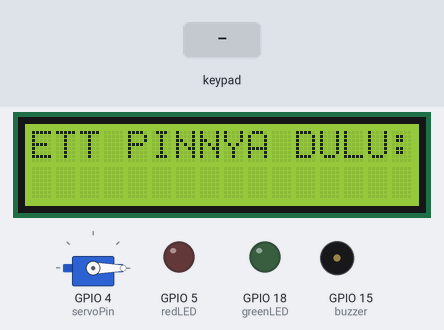
Recording of a sketch running on a simulated ESP32. Parts: 16×2 character LCD, servo, output pins drawn as LEDs (lit = HIGH), buzzer (waves = sounding). The test bench sets the inputs (shaded band).

Above: at 1.2 s.
1.3 s: key '#' pressed
At 3.0 s:
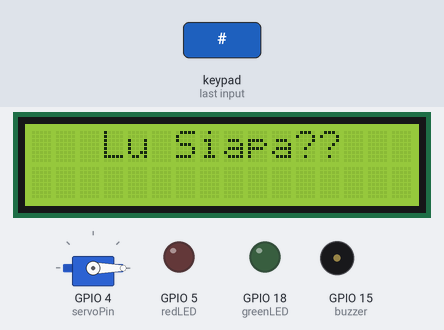
4.3 s: keypad keys 2 1 2 1 # pressed 0.4 s apart
At 6.6 s:
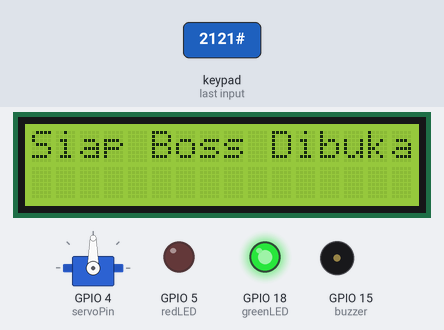
9.3 s: key 'A' pressed
At 11.9 s:
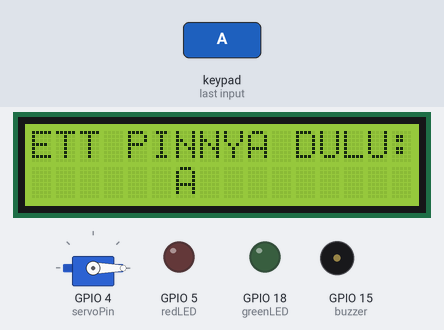
12.3 s: key 'B' pressed
At 13.5 s:
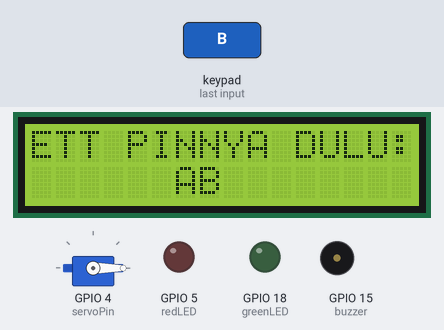
13.8 s: key 'C' pressed
At 14.5 s:
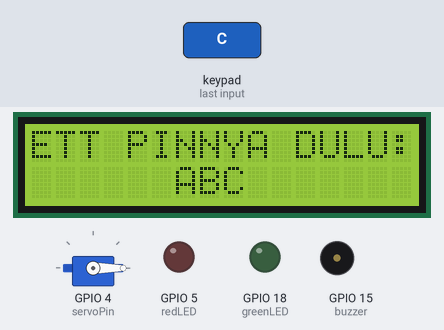
15.3 s: key 'D' pressed
At 16.0 s:
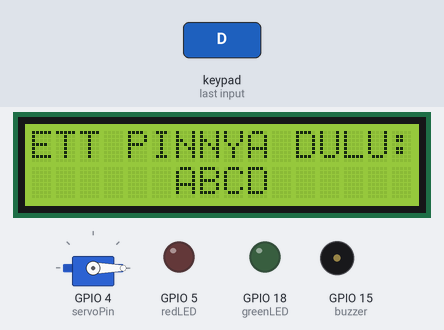
Timing chart, 0 to 17.8 s (numbered marks = the images above; inputs shaded):
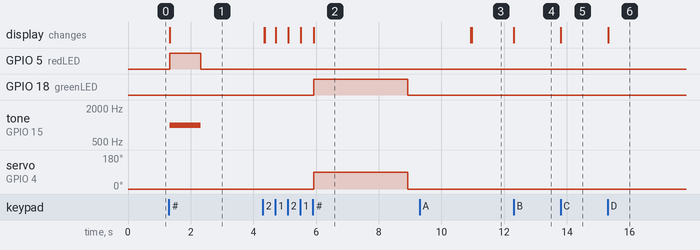

Measured:
- after the input at 1.3 s, GPIO 5 (redLED): LOW → HIGH at once, → LOW 1.0 s later; tone on GPIO 15 (buzzer): silent → 1000 Hz at once, → silent 1.0 s later; the display: changes at once (image 1)
- after the input at 4.3 s, GPIO 18 (greenLED): LOW → HIGH after 1.6 s, → LOW 3.0 s later; servo on GPIO 4 (servoPin): 0° → 90° after 1.6 s, → 0° 3.0 s later; the display: first differs from a run without the input after 0.07 s (image 2 shows a later state)
- after the input at 9.3 s, the display: first differs from a run without the input after 1.7 s (image 3)
- after the input at 12.3 s, the display: changes at once (image 4)
- after the input at 13.8 s, the display: changes at once (image 5)
- after the input at 15.3 s, the display: changes at once (image 6)

The sketch:

sketch.ino
```cpp
#include <Keypad.h>
#include <Wire.h>
#include <LiquidCrystal_I2C.h>
#include <ESP32Servo.h>

// =================== LCD SETUP ===================
LiquidCrystal_I2C lcd(0x27, 16, 2); // Alamat I2C umumnya 0x27

// =================== Keypad SETUP ===================
const byte ROWS = 4;
const byte COLS = 4;
char keys[ROWS][COLS] = {
  {'1','2','3','A'},
  {'4','5','6','B'},
  {'7','8','9','C'},
  {'*','0','#','D'}
};
byte rowPins[ROWS] = {13, 12, 14, 27}; // R1-R4
byte colPins[COLS] = {26, 25, 33, 32}; // C1-C4

Keypad keypad = Keypad(makeKeymap(keys), rowPins, colPins, ROWS, COLS);

// =================== Servo SETUP ===================
Servo myServo;
int servoPin = 4;

// =================== LED & BUZZER ===================
int greenLED = 18;
int redLED   = 5;
int buzzer   = 15;

// =================== PIN SETUP ===================
String password = "2121";
String input = "";

void setup() {
  Serial.begin(9600);

  // LCD
  lcd.init();
  lcd.backlight();
  lcd.setCursor(0, 0);
  lcd.print("ETT PINNYA DULU:");

  // Servo
  myServo.attach(servoPin);
  myServo.write(0); // posisi terkunci

  // LED & Buzzer
  pinMode(greenLED, OUTPUT);
  pinMode(redLED, OUTPUT);
  pinMode(buzzer, OUTPUT);
}

void loop() {
  char key = keypad.getKey();

  if (key) {
    if (key == '#') {
      checkPassword();
    } else if (key == '*') {
      input = "";
      lcd.clear();
      lcd.setCursor(0, 0);
      lcd.print("ETT PINNYA DULU:");
    } else {
      if (input.length() < 4) {
        input += key;
        lcd.setCursor(6, 1);
        lcd.print(input);
      }
    }
  }
}

void checkPassword() {
  if (input == password) {
    accessGranted();
  } else {
    accessDenied();
  }
  input = "";
  delay(2000);
  lcd.clear();
  lcd.setCursor(0, 0);
  lcd.print("ETT PINNYA DULU:");
}

void accessGranted() {
  lcd.clear();
  lcd.setCursor(0, 0);
  lcd.print("Siap Boss Dibuka");
  digitalWrite(greenLED, HIGH);
  myServo.write(90); // buka
  delay(3000);
  myServo.write(0); // kunci lagi
  digitalWrite(greenLED, LOW);
}

void accessDenied() {
  lcd.clear();
  lcd.setCursor(0, 0);
  lcd.print("   Lu Siapa??   ");
  digitalWrite(redLED, HIGH);
  tone(buzzer, 1000); // bunyikan buzzer
  delay(1000);
  noTone(buzzer);
  digitalWrite(redLED, LOW);
}
```
